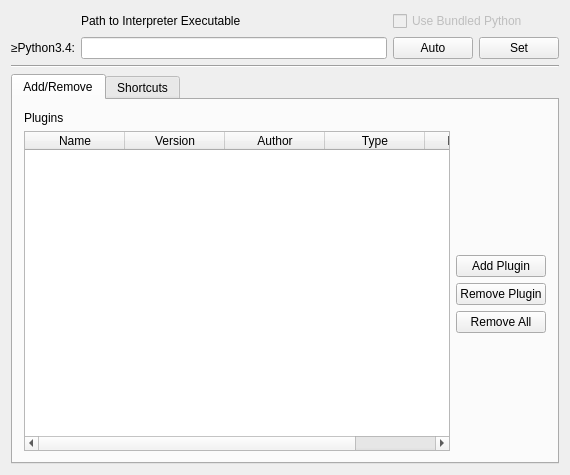
<?xml version="1.0" encoding="UTF-8"?>
<ui version="4.0">
 <class>PluginWidget</class>
 <widget class="QWidget" name="PluginWidget">
  <property name="geometry">
   <rect>
    <x>0</x>
    <y>0</y>
    <width>570</width>
    <height>475</height>
   </rect>
  </property>
  <property name="windowTitle">
   <string>Plugins</string>
  </property>
  <layout class="QVBoxLayout" name="verticalLayout">
   <item>
    <layout class="QGridLayout" name="gridLayout_3" columnstretch="0,1,0">
     <item row="0" column="1">
      <widget class="QLabel" name="lblPath">
       <property name="maximumSize">
        <size>
         <width>417</width>
         <height>16777215</height>
        </size>
       </property>
       <property name="text">
        <string>Path to Interpreter Executable</string>
       </property>
      </widget>
     </item>
     <item row="0" column="2">
      <widget class="QCheckBox" name="chkUseBundled">
       <property name="enabled">
        <bool>false</bool>
       </property>
       <property name="toolTip">
        <string>Should the bundled Python interpreter be used if present?</string>
       </property>
       <property name="text">
        <string>Use Bundled Python</string>
       </property>
      </widget>
     </item>
     <item row="1" column="0">
      <widget class="QLabel" name="enginePy3">
       <property name="sizePolicy">
        <sizepolicy hsizetype="Preferred" vsizetype="Preferred">
         <horstretch>0</horstretch>
         <verstretch>0</verstretch>
        </sizepolicy>
       </property>
       <property name="text">
        <string>≥Python3.4:</string>
       </property>
       <property name="alignment">
        <set>Qt::AlignRight|Qt::AlignTrailing|Qt::AlignVCenter</set>
       </property>
      </widget>
     </item>
     <item row="1" column="1">
      <widget class="QLineEdit" name="editPathPy3">
       <property name="text">
        <string/>
       </property>
      </widget>
     </item>
     <item row="1" column="2">
      <layout class="QHBoxLayout" name="horizontalLayout1">
       <item>
        <widget class="QPushButton" name="Py3Auto">
         <property name="text">
          <string>Auto</string>
         </property>
        </widget>
       </item>
       <item>
        <widget class="QPushButton" name="Py3Set">
         <property name="text">
          <string>Set</string>
         </property>
        </widget>
       </item>
      </layout>
     </item>
    </layout>
   </item>
   <item>
    <widget class="Line" name="line_2">
     <property name="sizePolicy">
      <sizepolicy hsizetype="Preferred" vsizetype="Fixed">
       <horstretch>0</horstretch>
       <verstretch>0</verstretch>
      </sizepolicy>
     </property>
     <property name="orientation">
      <enum>Qt::Horizontal</enum>
     </property>
    </widget>
   </item>
   <item>
    <widget class="QTabWidget" name="pluginTabWidget">
     <property name="currentIndex">
      <number>0</number>
     </property>
     <widget class="QWidget" name="plugManageTab">
      <attribute name="title">
       <string>Add/Remove</string>
      </attribute>
      <layout class="QVBoxLayout" name="verticalLayout_2">
       <item>
        <layout class="QGridLayout" name="gridLayout_2" columnstretch="1,0">
         <item row="0" column="0">
          <widget class="QLabel" name="label">
           <property name="text">
            <string>Plugins</string>
           </property>
          </widget>
         </item>
         <item row="1" column="0" rowspan="5">
          <widget class="QTableWidget" name="pluginTable">
           <property name="sizePolicy">
            <sizepolicy hsizetype="Expanding" vsizetype="Expanding">
             <horstretch>0</horstretch>
             <verstretch>1</verstretch>
            </sizepolicy>
           </property>
           <property name="editTriggers">
            <set>QAbstractItemView::NoEditTriggers</set>
           </property>
           <property name="alternatingRowColors">
            <bool>true</bool>
           </property>
           <property name="selectionMode">
            <enum>QAbstractItemView::SingleSelection</enum>
           </property>
           <property name="selectionBehavior">
            <enum>QAbstractItemView::SelectRows</enum>
           </property>
           <property name="wordWrap">
            <bool>true</bool>
           </property>
           <property name="cornerButtonEnabled">
            <bool>true</bool>
           </property>
           <attribute name="horizontalHeaderCascadingSectionResizes">
            <bool>true</bool>
           </attribute>
           <attribute name="horizontalHeaderHighlightSections">
            <bool>false</bool>
           </attribute>
           <attribute name="horizontalHeaderShowSortIndicator" stdset="0">
            <bool>false</bool>
           </attribute>
           <attribute name="verticalHeaderVisible">
            <bool>false</bool>
           </attribute>
           <attribute name="verticalHeaderCascadingSectionResizes">
            <bool>true</bool>
           </attribute>
           <column>
            <property name="text">
             <string>Name</string>
            </property>
           </column>
           <column>
            <property name="text">
             <string>Version</string>
            </property>
           </column>
           <column>
            <property name="text">
             <string>Author</string>
            </property>
           </column>
           <column>
            <property name="text">
             <string>Type</string>
            </property>
           </column>
           <column>
            <property name="text">
             <string>Interpreter</string>
            </property>
           </column>
          </widget>
         </item>
         <item row="1" column="1">
          <spacer name="verticalSpacer">
           <property name="orientation">
            <enum>Qt::Vertical</enum>
           </property>
           <property name="sizeHint" stdset="0">
            <size>
             <width>20</width>
             <height>40</height>
            </size>
           </property>
          </spacer>
         </item>
         <item row="2" column="1">
          <widget class="QPushButton" name="addButton">
           <property name="text">
            <string>Add Plugin</string>
           </property>
          </widget>
         </item>
         <item row="3" column="1">
          <widget class="QPushButton" name="removeButton">
           <property name="text">
            <string>Remove Plugin</string>
           </property>
          </widget>
         </item>
         <item row="4" column="1">
          <widget class="QPushButton" name="removeAllButton">
           <property name="text">
            <string>Remove All</string>
           </property>
          </widget>
         </item>
         <item row="5" column="1">
          <spacer name="verticalSpacer_2">
           <property name="orientation">
            <enum>Qt::Vertical</enum>
           </property>
           <property name="sizeHint" stdset="0">
            <size>
             <width>20</width>
             <height>40</height>
            </size>
           </property>
          </spacer>
         </item>
        </layout>
       </item>
      </layout>
     </widget>
     <widget class="QWidget" name="plugShorcutsTab">
      <attribute name="title">
       <string>Shortcuts</string>
      </attribute>
      <layout class="QVBoxLayout" name="verticalLayout_3">
       <item>
        <layout class="QGridLayout" name="gridLayout" columnstretch="0,1,0,1">
         <item row="0" column="0" colspan="3">
          <widget class="QLabel" name="label_12">
           <property name="text">
            <string>Quick Launch Plugin Assignments</string>
           </property>
           <property name="alignment">
            <set>Qt::AlignLeading|Qt::AlignLeft|Qt::AlignVCenter</set>
           </property>
          </widget>
         </item>
         <item row="1" column="0">
          <widget class="QLabel" name="label_2">
           <property name="text">
            <string>Plugin 1:</string>
           </property>
           <property name="alignment">
            <set>Qt::AlignRight|Qt::AlignTrailing|Qt::AlignVCenter</set>
           </property>
          </widget>
         </item>
         <item row="1" column="1">
          <widget class="QComboBox" name="comboBox"/>
         </item>
         <item row="1" column="2">
          <widget class="QLabel" name="label_7">
           <property name="text">
            <string>Plugin 6:</string>
           </property>
           <property name="alignment">
            <set>Qt::AlignRight|Qt::AlignTrailing|Qt::AlignVCenter</set>
           </property>
          </widget>
         </item>
         <item row="1" column="3">
          <widget class="QComboBox" name="comboBox_6"/>
         </item>
         <item row="2" column="0">
          <widget class="QLabel" name="label_3">
           <property name="text">
            <string>Plugin 2:</string>
           </property>
           <property name="alignment">
            <set>Qt::AlignRight|Qt::AlignTrailing|Qt::AlignVCenter</set>
           </property>
          </widget>
         </item>
         <item row="2" column="1">
          <widget class="QComboBox" name="comboBox_2"/>
         </item>
         <item row="2" column="2">
          <widget class="QLabel" name="label_8">
           <property name="text">
            <string>Plugin 7:</string>
           </property>
           <property name="alignment">
            <set>Qt::AlignRight|Qt::AlignTrailing|Qt::AlignVCenter</set>
           </property>
          </widget>
         </item>
         <item row="2" column="3">
          <widget class="QComboBox" name="comboBox_7"/>
         </item>
         <item row="3" column="0">
          <widget class="QLabel" name="label_4">
           <property name="text">
            <string>Plugin 3:</string>
           </property>
           <property name="alignment">
            <set>Qt::AlignRight|Qt::AlignTrailing|Qt::AlignVCenter</set>
           </property>
          </widget>
         </item>
         <item row="3" column="1">
          <widget class="QComboBox" name="comboBox_3"/>
         </item>
         <item row="3" column="2">
          <widget class="QLabel" name="label_9">
           <property name="text">
            <string>Plugin 8:</string>
           </property>
           <property name="alignment">
            <set>Qt::AlignRight|Qt::AlignTrailing|Qt::AlignVCenter</set>
           </property>
          </widget>
         </item>
         <item row="3" column="3">
          <widget class="QComboBox" name="comboBox_8"/>
         </item>
         <item row="4" column="0">
          <widget class="QLabel" name="label_5">
           <property name="text">
            <string>Plugin 4:</string>
           </property>
           <property name="alignment">
            <set>Qt::AlignRight|Qt::AlignTrailing|Qt::AlignVCenter</set>
           </property>
          </widget>
         </item>
         <item row="4" column="1">
          <widget class="QComboBox" name="comboBox_4"/>
         </item>
         <item row="4" column="2">
          <widget class="QLabel" name="label_10">
           <property name="text">
            <string>Plugin 9:</string>
           </property>
           <property name="alignment">
            <set>Qt::AlignRight|Qt::AlignTrailing|Qt::AlignVCenter</set>
           </property>
          </widget>
         </item>
         <item row="4" column="3">
          <widget class="QComboBox" name="comboBox_9"/>
         </item>
         <item row="5" column="0">
          <widget class="QLabel" name="label_6">
           <property name="text">
            <string>Plugin 5:</string>
           </property>
           <property name="alignment">
            <set>Qt::AlignRight|Qt::AlignTrailing|Qt::AlignVCenter</set>
           </property>
          </widget>
         </item>
         <item row="5" column="1">
          <widget class="QComboBox" name="comboBox_5"/>
         </item>
         <item row="5" column="2">
          <widget class="QLabel" name="label_11">
           <property name="text">
            <string>Plugin 10:</string>
           </property>
           <property name="alignment">
            <set>Qt::AlignRight|Qt::AlignTrailing|Qt::AlignVCenter</set>
           </property>
          </widget>
         </item>
         <item row="5" column="3">
          <widget class="QComboBox" name="comboBox_10"/>
         </item>
         <item row="6" column="0">
          <widget class="QLabel" name="label_13">
           <property name="text">
            <string>Plugin 11:</string>
           </property>
           <property name="alignment">
            <set>Qt::AlignRight|Qt::AlignTrailing|Qt::AlignVCenter</set>
           </property>
          </widget>
         </item>
         <item row="6" column="1">
          <widget class="QComboBox" name="comboBox_11"/>
         </item>
         <item row="6" column="2">
          <widget class="QLabel" name="label_18">
           <property name="text">
            <string>Plugin 16:</string>
           </property>
           <property name="alignment">
            <set>Qt::AlignRight|Qt::AlignTrailing|Qt::AlignVCenter</set>
           </property>
          </widget>
         </item>
         <item row="6" column="3">
          <widget class="QComboBox" name="comboBox_16"/>
         </item>
         <item row="7" column="0">
          <widget class="QLabel" name="label_14">
           <property name="text">
            <string>Plugin 12:</string>
           </property>
           <property name="alignment">
            <set>Qt::AlignRight|Qt::AlignTrailing|Qt::AlignVCenter</set>
           </property>
          </widget>
         </item>
         <item row="7" column="1">
          <widget class="QComboBox" name="comboBox_12"/>
         </item>
         <item row="7" column="2">
          <widget class="QLabel" name="label_19">
           <property name="text">
            <string>Plugin 17:</string>
           </property>
           <property name="alignment">
            <set>Qt::AlignRight|Qt::AlignTrailing|Qt::AlignVCenter</set>
           </property>
          </widget>
         </item>
         <item row="7" column="3">
          <widget class="QComboBox" name="comboBox_17"/>
         </item>
         <item row="8" column="0">
          <widget class="QLabel" name="label_15">
           <property name="text">
            <string>Plugin 13:</string>
           </property>
           <property name="alignment">
            <set>Qt::AlignRight|Qt::AlignTrailing|Qt::AlignVCenter</set>
           </property>
          </widget>
         </item>
         <item row="8" column="1">
          <widget class="QComboBox" name="comboBox_13"/>
         </item>
         <item row="8" column="2">
          <widget class="QLabel" name="label_20">
           <property name="text">
            <string>Plugin 18:</string>
           </property>
           <property name="alignment">
            <set>Qt::AlignRight|Qt::AlignTrailing|Qt::AlignVCenter</set>
           </property>
          </widget>
         </item>
         <item row="8" column="3">
          <widget class="QComboBox" name="comboBox_18"/>
         </item>
         <item row="9" column="0">
          <widget class="QLabel" name="label_16">
           <property name="text">
            <string>Plugin 14:</string>
           </property>
           <property name="alignment">
            <set>Qt::AlignRight|Qt::AlignTrailing|Qt::AlignVCenter</set>
           </property>
          </widget>
         </item>
         <item row="9" column="1">
          <widget class="QComboBox" name="comboBox_14"/>
         </item>
         <item row="9" column="2">
          <widget class="QLabel" name="label_21">
           <property name="text">
            <string>Plugin 19:</string>
           </property>
           <property name="alignment">
            <set>Qt::AlignRight|Qt::AlignTrailing|Qt::AlignVCenter</set>
           </property>
          </widget>
         </item>
         <item row="9" column="3">
          <widget class="QComboBox" name="comboBox_19"/>
         </item>
         <item row="10" column="0">
          <widget class="QLabel" name="label_17">
           <property name="text">
            <string>Plugin 15:</string>
           </property>
           <property name="alignment">
            <set>Qt::AlignRight|Qt::AlignTrailing|Qt::AlignVCenter</set>
           </property>
          </widget>
         </item>
         <item row="10" column="1">
          <widget class="QComboBox" name="comboBox_15"/>
         </item>
         <item row="10" column="2">
          <widget class="QLabel" name="label_22">
           <property name="text">
            <string>Plugin 20:</string>
           </property>
           <property name="alignment">
            <set>Qt::AlignRight|Qt::AlignTrailing|Qt::AlignVCenter</set>
           </property>
          </widget>
         </item>
         <item row="10" column="3">
          <widget class="QComboBox" name="comboBox_20"/>
         </item>
        </layout>
       </item>
       <item>
        <spacer name="verticalSpacer_3">
         <property name="orientation">
          <enum>Qt::Vertical</enum>
         </property>
         <property name="sizeHint" stdset="0">
          <size>
           <width>20</width>
           <height>132</height>
          </size>
         </property>
        </spacer>
       </item>
      </layout>
     </widget>
    </widget>
   </item>
  </layout>
 </widget>
 <layoutdefault spacing="6" margin="11"/>
 <resources/>
 <connections/>
</ui>
